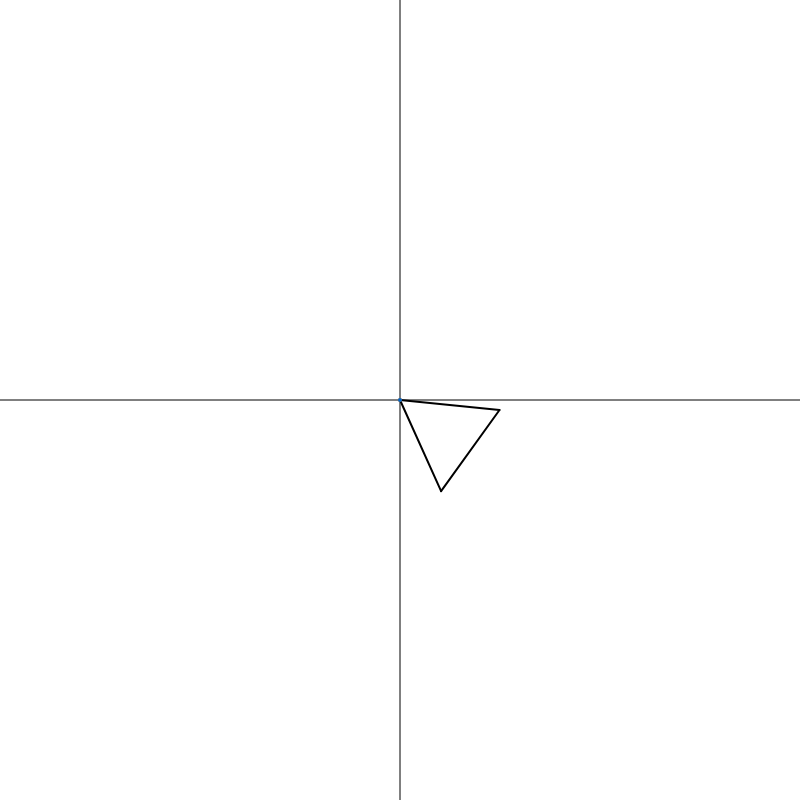
Frame 1 (no input)
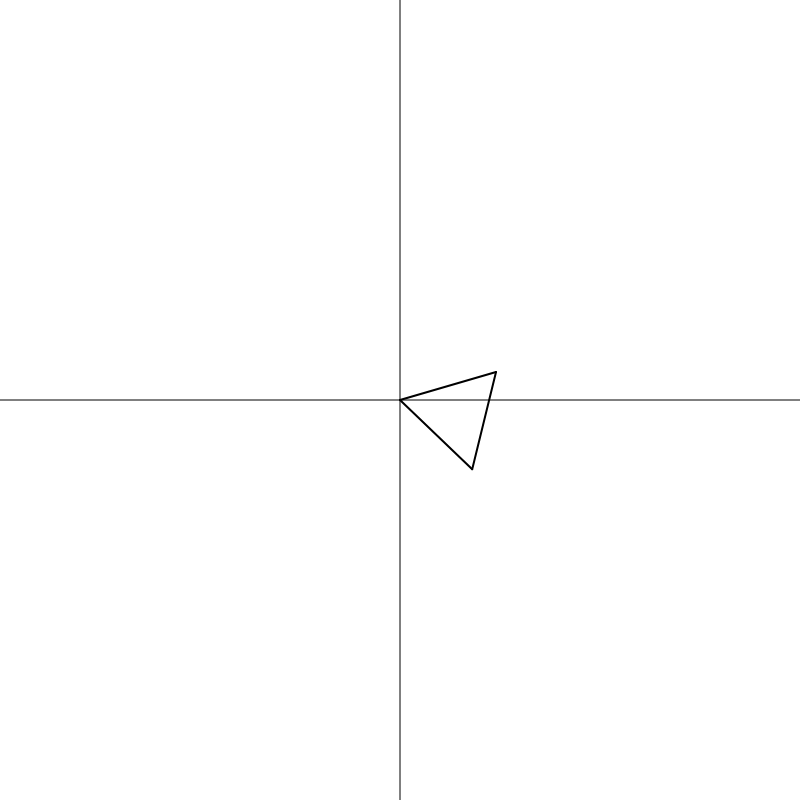
Frame 60 (no input)
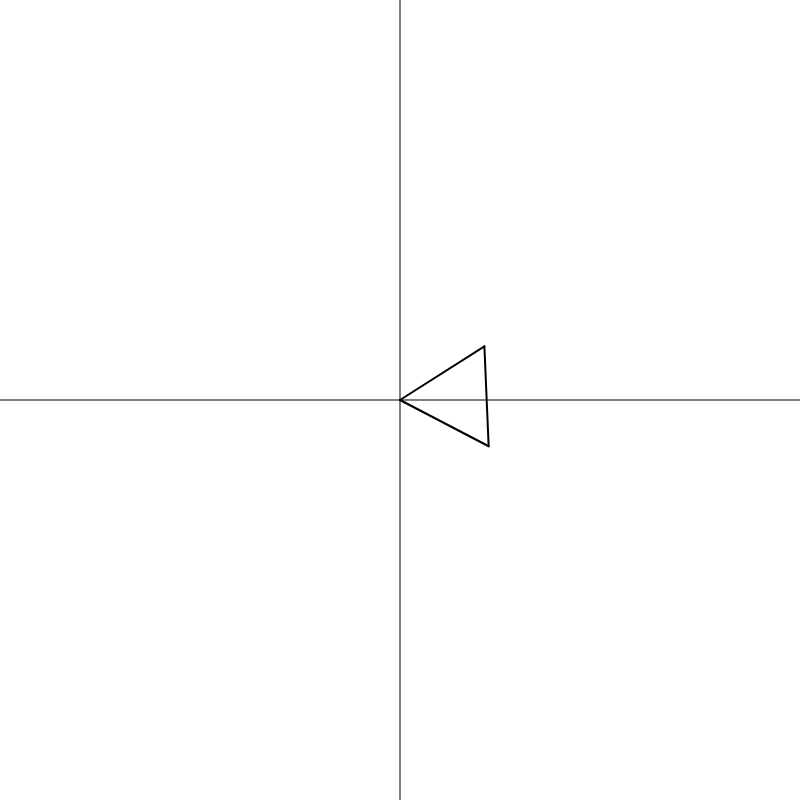
Frame 120 (the mouse pressed at the canvas centre since frame 60)

The p5.js sketch that drew these frames (run headless with seeded random() and noise() and a simulated clock; from frame 60 on, the mouse is pressed at the canvas centre):

// p5.js sketch
// ── sketch.js

// voltages = [50, 60, 70, 80, 90, 100, 110, 120, 130];
// omegas = [0.1, 0.12, 0.13, 0.14, 0.15, 0.16, 0.17, 0.18, 0.19];
// phases = [0, 0, 0, 0, 0, 0, 0, 0, 0];


// TRIFASE -------------------------------

voltages = [100, 100, 100];
omegas = [0.1, 0.1, 0.1];
phases = [0, 2 * Math.PI / 3, 4 * Math.PI / 3];

let origin_x = 400;
let origin_y = 400;

function setup() {
  createCanvas(800, 800);
  frameRate(60);
}

function draw() {
  background(255);
  stroke(0);
  strokeWeight(1);

  line(0, 400, 800, 400);
  line(400, 0, 400, 800);

  tmp_x = origin_x;
  tmp_y = origin_y;

  for (i = 0; i < voltages.length; ++i) {
    strokeWeight(2);
    line(tmp_x, tmp_y, (tmp_x + voltages[i] * cos(omegas[i] * frameCount + phases[i])), (tmp_y + voltages[i] * sin(omegas[i] * frameCount + phases[i])));
    tmp_x = tmp_x + voltages[i] * cos(omegas[i] * frameCount + phases[i]);
    tmp_y = tmp_y + voltages[i] * sin(omegas[i] * frameCount + phases[i]);
  }

  tot_V = sqrt(pow(origin_x - tmp_x, 2) + pow(origin_x - tmp_x, 2));

  stroke(204, 102, 0);
  strokeWeight(4);
  line(origin_x, origin_y, origin_x + tot_V * (tmp_x - origin_x) / tot_V, origin_y);

  stroke(0, 102, 204);
  strokeWeight(4);
  line(origin_x, origin_y, origin_x, origin_y + tot_V * (tmp_y - origin_y) / tot_V);
}
